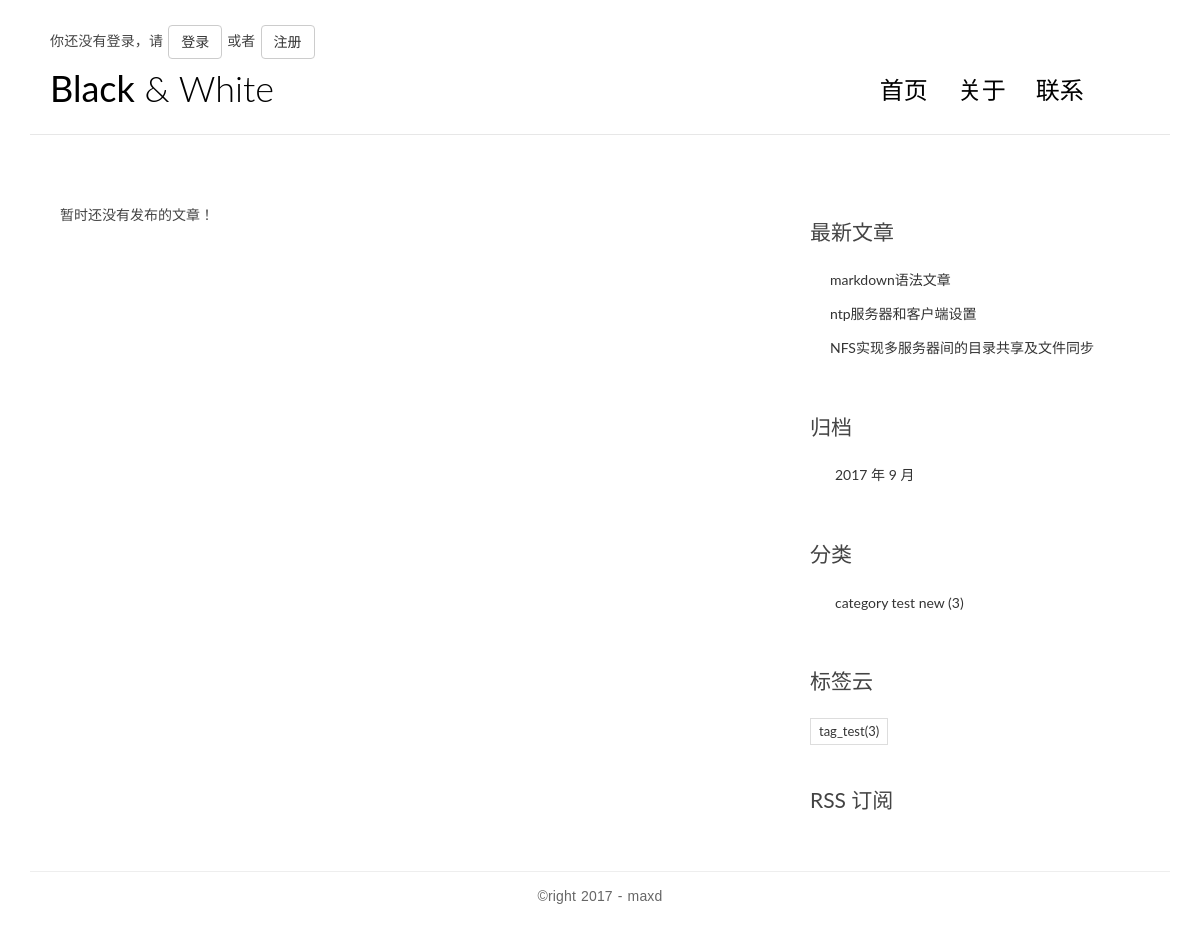
Page /category/7/ on the earlier database version.
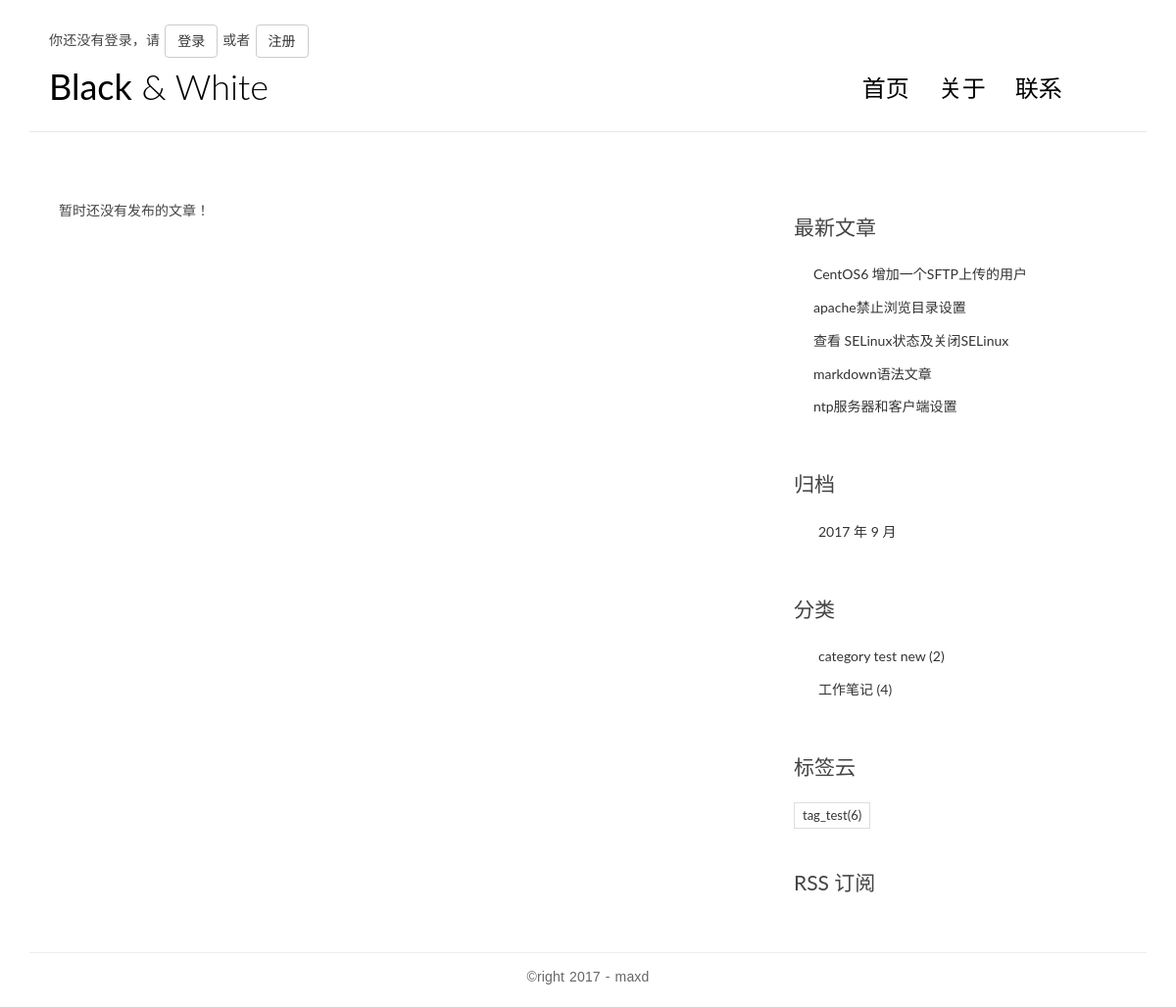
Same page on the later database version.
### blog_app/models.py (models this page shows, shortened)
@python_2_unicode_compatible
class Post(models.Model): #文章内容
    title = models.CharField(max_length=70)
    body = models.TextField()
    created_time = models.DateTimeField()
    modified_time = models.DateTimeField()
    excerpt = models.CharField(max_length=200, blank=True) #文章摘要
    category = models.ForeignKey(Category)
    tags = models.ManyToManyField(Tag, blank=True)
    author = models.ForeignKey(settings.AUTH_USER_MODEL)
    views = models.PositiveIntegerField(default=0)  #阅读量
    def get_absolute_url(self):
    	return reverse('blog_app:detail',kwargs = {'pk':self.pk})

class Category(models.Model): #目录
    name = models.CharField(max_length=100)

class Tag(models.Model): #标签
    name = models.CharField(max_length=100)

### blog_app/views.py (the view)
# urls.py: url(r'^category/(?P<pk>[0-9]+)/$', views.CategoryView.as_view(), name='category'),
class CategoryView(IndexView): #目录类视图
	def get_queryset(self):
		cate = self.kwargs.get('pk')  #方法二
		return super(CategoryView,self).get_queryset().filter(category = cate)

### blog_app/templatetags/blog_tags.py (called while the page is built)
@register.simple_tag
def get_recent_posts(num = 5):
	return Post.objects.all().order_by('-created_time')[:num]

@register.simple_tag
def archives():
	return Post.objects.dates('created_time', 'month', order='DESC')

@register.simple_tag
def get_categories():
	return Category.objects.annotate(num_posts=Count('post')).filter(num_posts__gt=0)

@register.simple_tag
def get_tags():
	return Tag.objects.annotate(num_posts=Count('post')).filter(num_posts__gt=0)

### blog_app/views.py (called while the page is built, shortened)
	def get_context_data(self, **kwargs):
		context = super().get_context_data(**kwargs)
		paginator = context.get('paginator')
		page = context.get('page_obj')
		is_paginated = context.get('is_paginated')
		pagination_data = self.pagination_data(paginator, page,is_paginated)
		context.update(pagination_data)
		return context

	def pagination_data(self,paginator,page,is_paginated):
		if not is_paginated:
			return {}

### templates/blog/index.html (shortened to what this page needs)
<html>
 <head></head>
 <body>
  {% extends 'base.html' %} {% load blog_tags %} {% block main %}
  <article class="post post-1">
    {% for post in post_list %}
   <h1 class="entry-title"> <a href="{{post.get_absolute_url}}">{{ post.title }}</a> </h1>
   <article class="post post-{{ post.pk }}">
   </article>
   <div class="entry-content clearfix">
    <p>{{ post.excerpt|safe }}</p>
    <div class="read-more cl-effect-14">
     <a href="{{post.get_absolute_url}}" class="more-link">继续阅读 <span class="meta-nav">→</span></a>
    </div>
   </div>
   <div class="entry-meta">
    <span class="post-category"><a href="#">{{ post.category.name }}</a></span>
    <span class="post-date"><a href="#"><time class="entry-date" datetime="{{ post.created_time }}">{{ post.created_time }}</time></a></span>
    <span class="post-author"><a href="#">{{ post.author }}</a></span>
    <span class="comments-link"><a href="#">4 评论</a></span>
    <span class="views-count"><a href="#">{{ post.views }} 阅读</a></span>
   </div> {% empty %}
   <div class="no-post">
    暂时还没有发布的文章！
   </div> {% endfor %}
  </article>
   {% endblock main %} {% block aside %}
  <div class="widget widget-recent-posts">
   <h3 class="widget-title">最新文章</h3> {% get_recent_posts as recent_post_list %}
   <ul>
     {% for post in recent_post_list %}
    <li> <a href="{{ post.get_absolute_url }}">{{ post.title }}</a> </li> {% empty %} 暂无文章！ {% endfor %}
   </ul>
  </div>
  <div class="widget widget-archives">
   <h3 class="widget-title">归档</h3> {% archives as date_list %}
   <ul>
     {% for date in date_list %}
    <li> <a href="{% url 'blog_app:archives' date.year date.month %}"> {{ date.year }} 年 {{ date.month }} 月 </a> </li> {% empty %} 暂无归档！ {% endfor %}
   </ul>
  </div>
  <div class="widget widget-category">
   <h3 class="widget-title">分类</h3> {% get_categories as category_list %}
   <ul>
     {% for category in category_list %}
    <li> <a href="{% url 'blog_app:category' category.pk %}">{{ category.name }} <span class="post-count">({{ category.num_posts }})</span> </a> </li> {% empty %} 暂无分类！ {% endfor %}
   </ul>
  </div>
  <div class="widget widget-tag-cloud">
    <h3 class="widget-title">标签云</h3>
      {% get_tags as tag_list %}
      <ul>
        {% for tag in tag_list %}
        <li>
        <a href="{% url 'blog_app:tag' tag.pk %}">{{ tag.name }}<span class="post-count">({{ tag.num_posts }})</span></a>
        </li>
        {% empty %}
        暂无标签！
        {% endfor %}
      </ul>
  </div>
  <div class="rss">
   <a href=""> RSS 订阅</a>
  </div> {% endblock aside %}

Differences in the rows shown:
no longer on this page (row edited): Post: title "NFS实现多服务器间的目录共享及文件同步"
added Post: title "CentOS6 增加一个SFTP上传的用户"
added Post: title "apache禁止浏览目录设置"
added Post: title "查看 SELinux状态及关闭SELinux"
computed for Category "category test new": num_posts "3" → "2"
added Category: name "工作笔记", num_posts "4"
computed for Tag "tag_test": num_posts "3" → "6"
